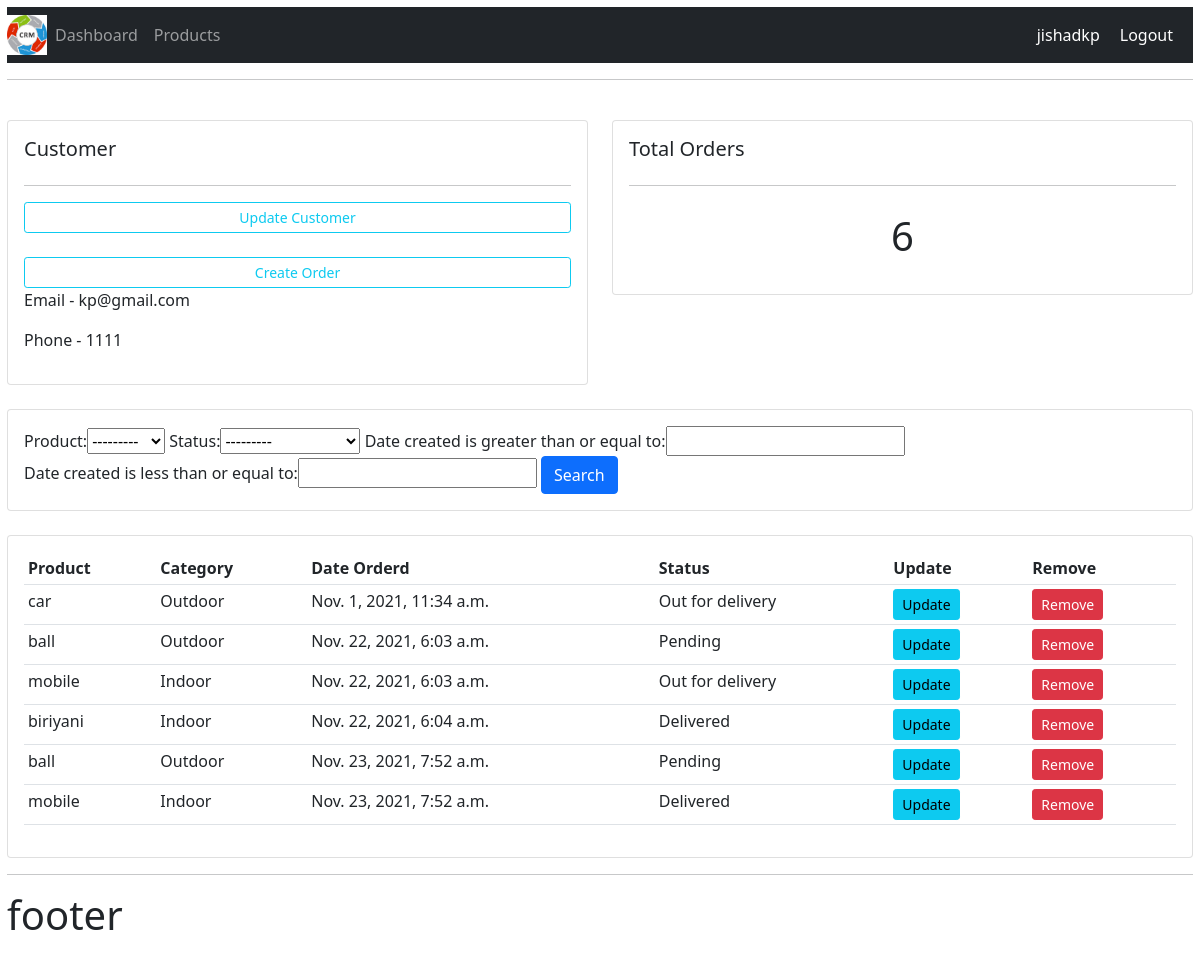
Screenshot of /customer/3 (signed in) with the database file from the repository.
### accounts/models.py (models this page shows, shortened)
class Customer(models.Model):
    user = models.OneToOneField(User,null=True,blank = True,on_delete=models.CASCADE)
    name = models.CharField(max_length = 100, null=True)
    phone = models.CharField(max_length =14, null=True)
    email = models.EmailField(max_length =100, null=True)
    profile_pic = models.ImageField(default = "profile.png",null = True,blank = True)
    date_created = models.DateTimeField(auto_now_add=True, null=True)

class Order(models.Model):
    STATUS =(
        ('Pending','Pending'),
        ('Out for delivery','Out for delivery'),
        ('Delivered','Delivered'),
    )
    customer = models.ForeignKey(Customer, null=True, on_delete=models.SET_NULL)
    product = models.ForeignKey(Product, null=True, on_delete=models.SET_NULL)
    date_created = models.DateTimeField(auto_now_add = True, null = True)
    status = models.CharField(max_length = 100,choices = STATUS)

class Product(models.Model):
    CATEGORY = (
        ('Indoor','Indoor'),
        ('Outdoor','Outdoor'),
    )
    name = models.CharField(max_length =100, null=True)
    price = models.FloatField(null=True)
    category = models.CharField(max_length =100, null=True,choices=CATEGORY)
    description = models.CharField(max_length =1000, null=True,blank=True)
    date_created = models.DateTimeField(auto_now_add=True, null=True)
    tags = models.ManyToManyField(Tag)
    def __str__(self):
        return self.name or ''

### accounts/decorators.py (the view)
		def wrapper_func(request, *args, **kwargs):
			group = None
			if request.user.groups.exists():
				group = request.user.groups.all()[0].name
			if group in allowed_roles:
				return view_func(request, *args, **kwargs)
			else:
				return HttpResponse('You are not authorized to view this page')

### accounts/views.py (called while the page is built)
@login_required( login_url='login')
@allowed_users(allowed_roles=['admin'])
def customer(request,pk):
    customer = Customer.objects.get(id=pk)
    orders = customer.order_set.all()
    total_orders = orders.count()
    Filter = orderFilters(request.GET,queryset = orders)
    orders = Filter.qs
    context ={'customer' : customer,'orders':orders,'total_orders':total_orders,'Filter':Filter}
    return render(request, 'accounts/customer.html',context)

### accounts/templates/accounts/customer.html
{%  extends 'accounts/main.html' %}
{% block content %}
	<br>
<div class="row">
	<div class="col-md">
		<div class="card card-body">
			<h5>Customer </h5>
			<hr>
			<a class="btn btn-outline-info  btn-sm btn-block" href="">Update Customer</a><br>
			<a class="btn btn-outline-info  btn-sm btn-block" href="{% url 'create_order' customer.id %}">Create Order </a>
			<p>Email  - {{customer.email}}</p>
			<p>Phone - {{customer.phone}}</p>
		</div>
	</div>
	<div class="col-md">
		<div class="card card-body">
			<h5>Total Orders</h5>
			<hr>
			<h1 style="text-align: center;padding: 10px">{{total_orders}}</h1>
		</div>
	</div>
</div>
<br>
<div class="row">
	<div class="col">
		<div class="card card-body">
			<form method="get">
				{{Filter.form}}
		    <button class="btn btn-primary" type="submit">Search</button>
		  </form>
		</div>
	</div>
</div>
<br>
<div class="row">
	<div class="col-md">
		<div class="card card-body">
			<table class="table table-sm">
				<tr>
					<th>Product</th>
					<th>Category</th>
					<th>Date Orderd</th>
					<th>Status</th>
					<th>Update</th>
					<th>Remove</th>
				</tr>
				{% for order in orders %}
				<tr>
					<td>{{order.product}}</td>
					<td>{{order.product.category}}</td>
					<td>{{order.date_created}}</td>
					<td>{{order.status}}</td>
					<td><a class="btn btn-sm btn-info" href="{% url 'update_order' order.id %}">Update</a></td>
				    <td><a class="btn btn-sm btn-danger" href="{% url 'deleteorder' order.id %}">Remove</a></td>
			    </tr>
				{% endfor %}
			</table>
		</div>
	</div>
</div>
{% endblock %}

### accounts/templates/accounts/nav.html (shortened to what this page needs)
{% load static %}
<nav class="navbar navbar-expand-lg navbar-dark bg-dark"  >
    <img src="{% static 'images/logo.png' %}" alt="" height="40px" width="40px" padding="40px">
    <div class="collapse navbar-collapse" id="navbarNav">
      <ul class="navbar-nav">
       {% if request.user.is_staff %}
        <li class="nav-item active">
          <a class="nav-link" href="#">Dashboard</a>
        </li>
        <li class="nav-item">
          <a class="nav-link" href="#">Products</a>
        </li>
        {% else %}
        <li class="nav-item">
          <a class="nav-link" href="{% url 'accsettings' %}">Settings</a>
        {% endif %}
      </ul>
    </div>
    <span class="hello">{{request.user}}</span>
    <span class="hello"><a style="" href="{% url 'logout' %}"> Logout</a></span>
  </nav>

### static/css/main.css (style rules this page uses)
body { background-color: #ebeff5; padding: 7px; }

### accounts/templates/accounts/nav.html (style rules this page uses)
.hello { color: white; margin-right: 20px; font-size: 18 px; }
a { text-decoration: none; color: white; }

### rows the page displays
Customer: email "kp@gmail.com", phone "1111"
Order: product "car", product.category "Outdoor", date_created "Nov. 1, 2021, 11:34 a.m.", status "Out for delivery"
Order: product "ball", product.category "Outdoor", date_created "Nov. 22, 2021, 6:03 a.m.", status "Pending"
Order: product "mobile", product.category "Indoor", date_created "Nov. 22, 2021, 6:03 a.m.", status "Out for delivery"
Order: product "biriyani", product.category "Indoor", date_created "Nov. 22, 2021, 6:04 a.m.", status "Delivered"
Order: product "ball", product.category "Outdoor", date_created "Nov. 23, 2021, 7:52 a.m.", status "Pending"
Order: product "mobile", product.category "Indoor", date_created "Nov. 23, 2021, 7:52 a.m.", status "Delivered"

### other values shown
{{ request.user }} "jishadkp"
{{ total_orders }} "6"
